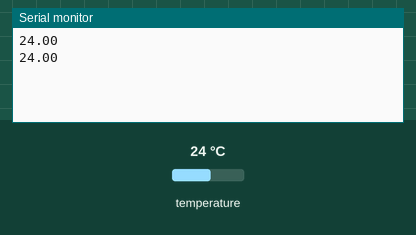
Bench run of a sketch on a simulated Arduino Uno, built with avr-gcc and run on an emulated ATmega328P. Parts: the last lines printed to the serial monitor. Inputs (shaded band) come from the test bench; at power-on: temperature 24 °C.

Above: at 3.3 s.
3.4 s: temperature set to 12 °C
At 4.2 s:
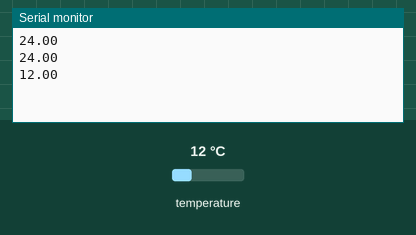
5.2 s: temperature set to 19 °C
At 5.2 s:
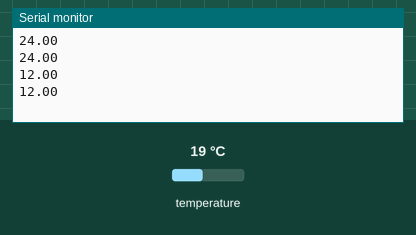
Timing chart, 0 to 8.2 s (numbered marks = the images above; inputs shaded):
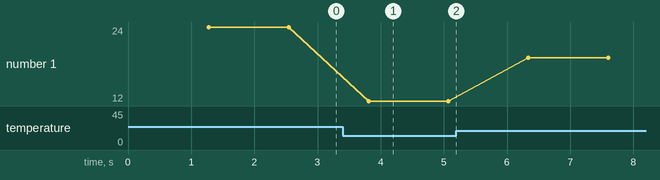

Measured:
- after the input at 3.4 s, the serial monitor: prints a new line after 0.41 s (image 1)
- plotted number 1: 24 → 12 after the input at 3.4 s, 12 → 19 after the input at 5.2 s

The sketch:

temp.ino
```cpp
#include <OneWire.h>
#include <DallasTemperature.h>
#define SIG_PIN 10

OneWire oneWire(SIG_PIN);
DallasTemperature ds(&oneWire);
void setup()
{
  Serial.begin(9600);
  ds.begin();
}
void loop()
{
  delay(500);
  ds.requestTemperatures();
  float temp = ds.getTempCByIndex(0);
  Serial.println(temp);
}
```
